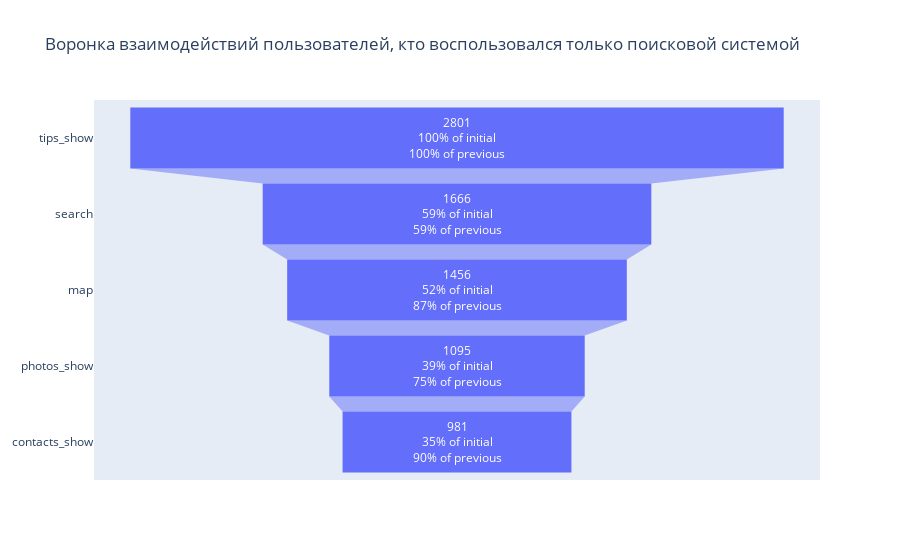

Here is the notebook cell this chart was saved with:
### Markdown cell above
Нарисуем нашу воронку:

### Code cell
fig = go.Figure(
    go.Funnel(
        y= voronka['уникальные'].index,
        x= voronka['уникальные'].values,
        textposition = "auto",
        textinfo = "value+percent initial+percent previous"
    )
)
fig.update_layout(title='Воронка взаимодействий пользователей, кто воспользовался только поисковой системой')
fig.show()

### Figure 1 — Plotly figure (JSON) as saved in the notebook; plotly's stock layout.template omitted (floating-point values rounded to 4 significant figures)
{"data": [{"textinfo": "value+percent initial+percent previous", "textposition": "auto", "type": "funnel", "x": [2801, 1666, 1456, 1095, 981], "y": ["tips_show", "search", "map", "photos_show", "contacts_show"]}], "layout": {"title": {"text": "Воронка взаимодействий пользователей, кто воспользовался только поисковой системой"}}}
